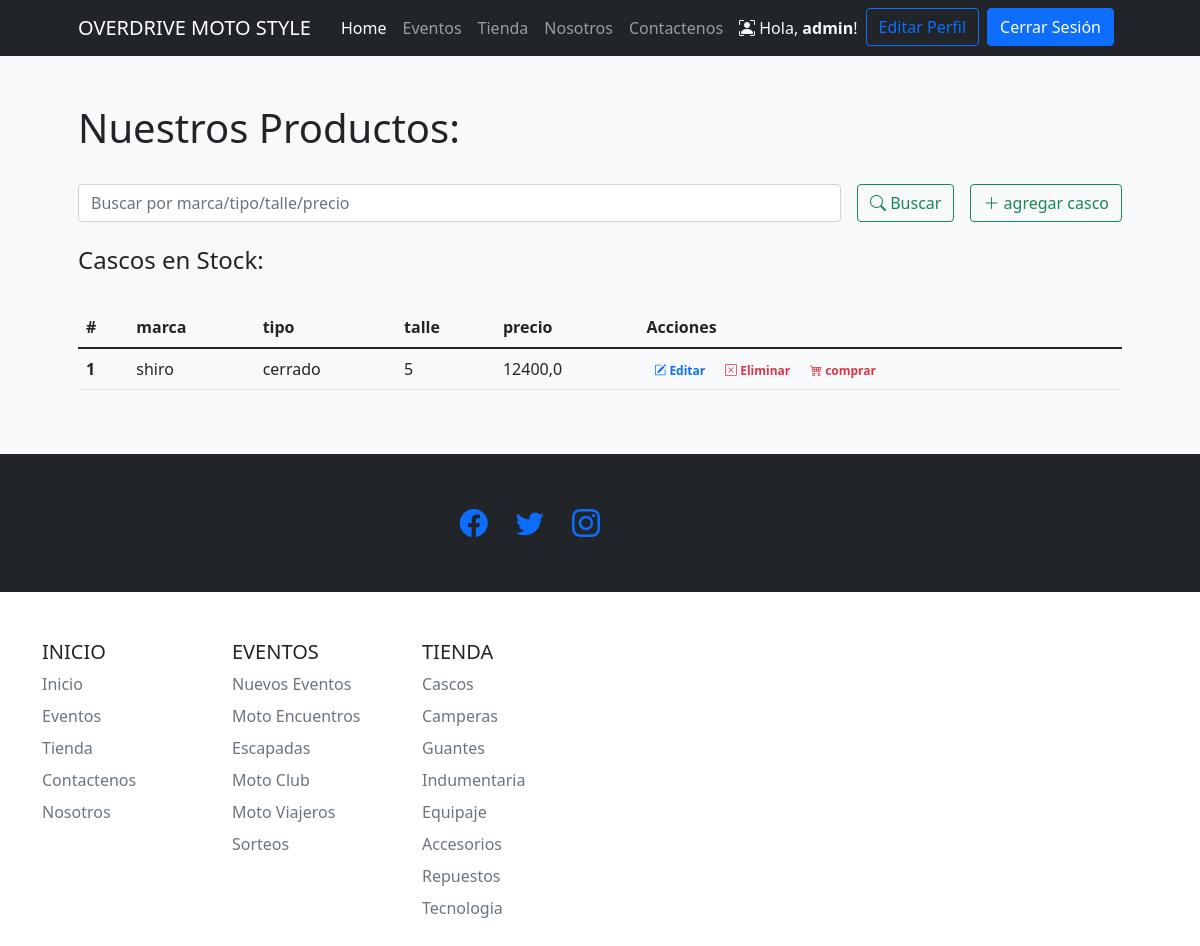
The page /tiendaapp/cascos/ (signed in) on the database as committed earlier.
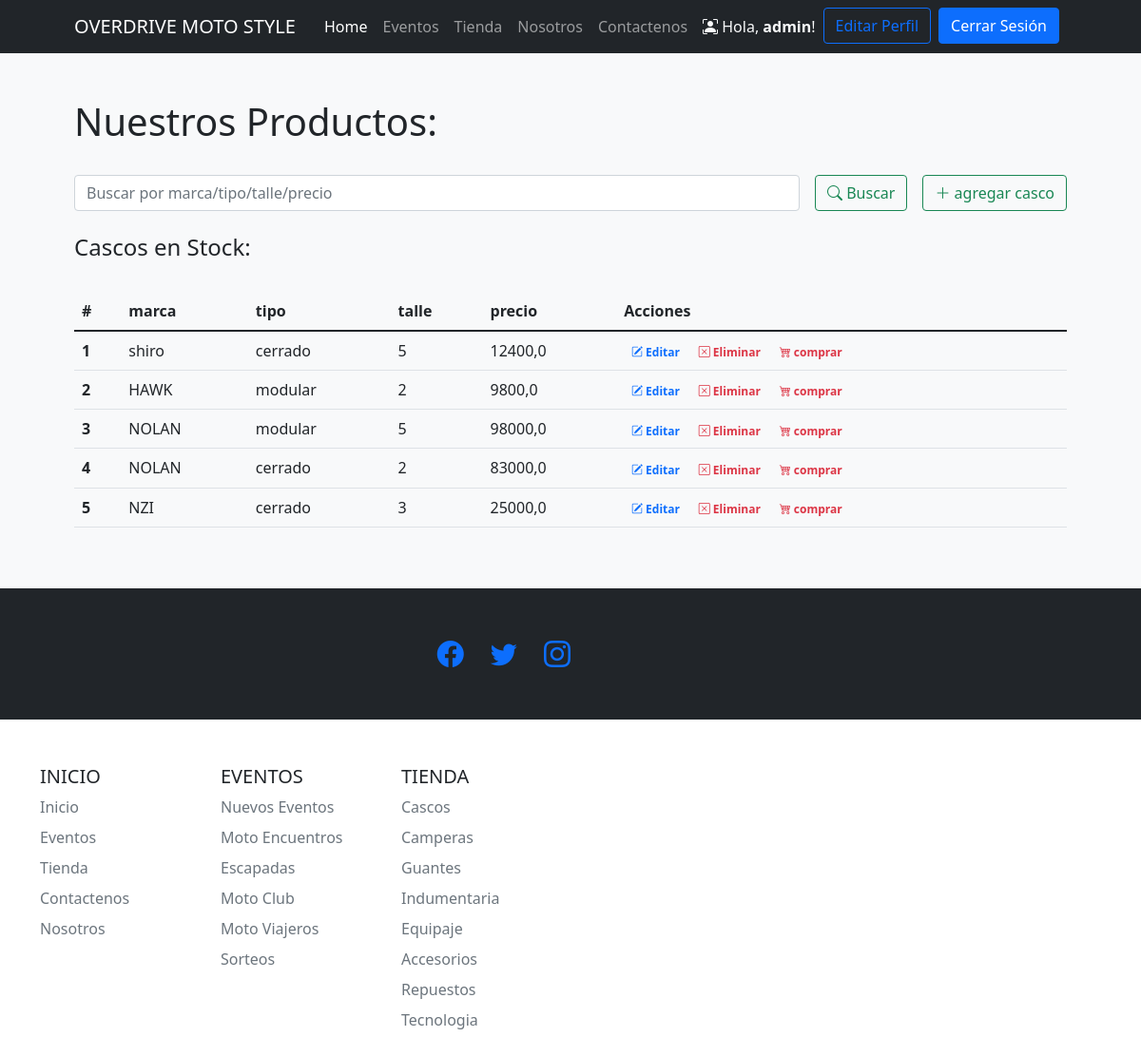
The same page on the database as committed later.
### tiendaapp/models.py (models this page shows)
class casco(models.Model):
    marca = models.CharField("Marca", max_length=30)
    tipo = models.CharField("Tipo", max_length=30)
    talle = models.CharField("Talle", max_length=6)
    precio = models.FloatField ("Precio $")

### tiendaapp/views.py (the view)
# urls.py: path('cascos/', cascos, name = 'cascos'),
@login_required
def cascos (request):
    if request.method == "POST":
        search = request.POST["search"]
        if search != "":
            cascos = casco.objects.filter( Q(marca__icontains=search) | Q(tipo__icontains=search) | Q(talle__icontains=search)| Q(precio__icontains=search) ).values()
            return render(request,"tiendaapp/cascos.html", {"cascos":cascos, "search":True, "busqueda":search})
    cascos = casco.objects.all()
    return render(request, 'tiendaapp/cascos.html', {"cascos":cascos, "search":False})

### tiendaapp/templates/tiendaapp/cascos.html (shortened to what this page needs)
{% extends 'tiendaapp/base.html' %}
{% load static %}
{% block contenidoPagina %}
<section class="bg-light py-5">
  <div class="container px-5">
      <h1>Nuestros Productos:</h1>
      <br>
      <div class="row gx-5 justify-content-center">
          <div class="col-lg-12">
              <form class="d-flex my-2 my-lg-0" action="" method="post">
                  <input class="flex-grow-0 form-control mr-sm-2" type="search" name="search" placeholder="Buscar por marca/tipo/talle/precio" aria-label="Search">
                  <button class="btn btn-outline-success text-nowrap ms-3 my-2 my-sm-0" type="submit"> <i class="bi bi-search"></i> Buscar</button>
                  {% if user.is_staff %}
                      <a class="btn btn-outline-success text-nowrap ms-3 my-2 my-sm-0" href="{% url 'crear_casco'%}"> <i class="bi bi-plus-lg"></i> agregar casco</a>
                  {% endif %}
              </form>
          </div>
      </div>
      <br>
      <h4>Cascos
          {% if search %}
              para "{{busqueda}}":
          {% else %}
          en Stock:
          {% endif %}
      </h4>
      <br>
      <div class="row gx-5 justify-content-center">
          <div class="col-lg-20 table-responsive">
              <table class="table table-theme">
                  <thead>
                      <tr>
                          <th scope="col">#</th>
                          <th scope="col">marca</th>
                          <th scope="col">tipo</th>
                          <th scope="col">talle</th>
                          <th scope="col">precio</th>
                          {% if user.is_staff %}
                              <th scope="col">Acciones</th>
                          {% endif %}
                      </tr>
                  </thead>
                  <tbody>
                      {% for casco in cascos %}
                          <tr>
                              <th scope="row">{{forloop.counter}}</th>
                              <td>{{casco.marca}}</td>
                              <td>{{casco.tipo}}</td>
                              <td>{{casco.talle}}</td>
                              <td>{{casco.precio}}</td>
                              <td>
                                  {% if user.is_staff %}
                                      <a href="{% url 'editar_casco' casco.id %}" class="text-primary badge badge-primary text-decoration-none"> <i class="bi bi-pencil-square"></i> Editar</a>
                                      <a href="{% url 'eliminar_casco' casco.id %}" class="text-danger badge badge-danger text-decoration-none"> <i class="bi bi-x-square"></i> Eliminar</a>
                                  {% endif %}
                                  <a href="{% url 'ver_producto' %}" class="text-danger badge badge-danger text-decoration-none"> <i class="bi bi-cart4"></i> comprar</a>
                              </td>
                          </tr>
                      {% endfor %}
                  </tbody>
              </table>
          </div>
      </div>
  </div>
</section>
{% endblock %}

Rows that differ between the two databases and show on the page:
added casco: marca "HAWK", tipo "modular", talle "2", precio "9800,0"
added casco: marca "NOLAN", tipo "modular", talle "5", precio "98000,0"
added casco: marca "NOLAN", tipo "cerrado", talle "2", precio "83000,0"
added casco: marca "NZI", tipo "cerrado", talle "3", precio "25000,0"
